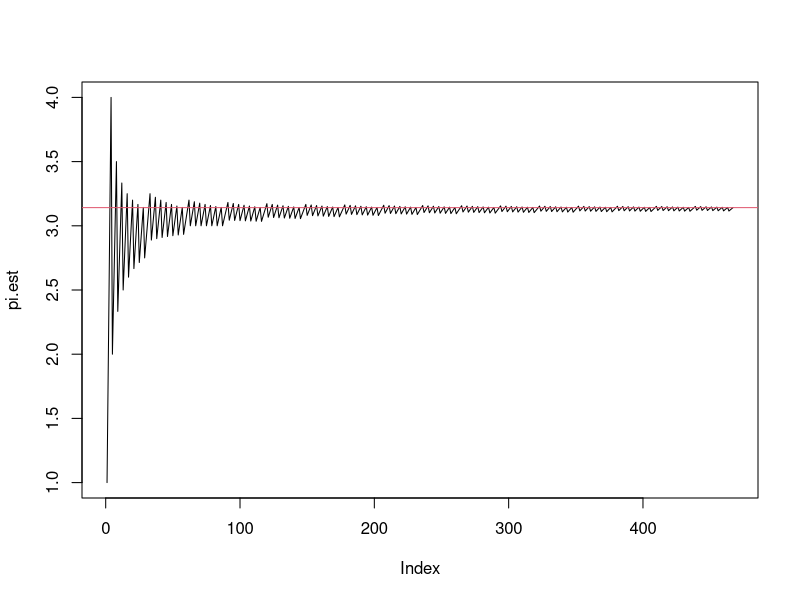
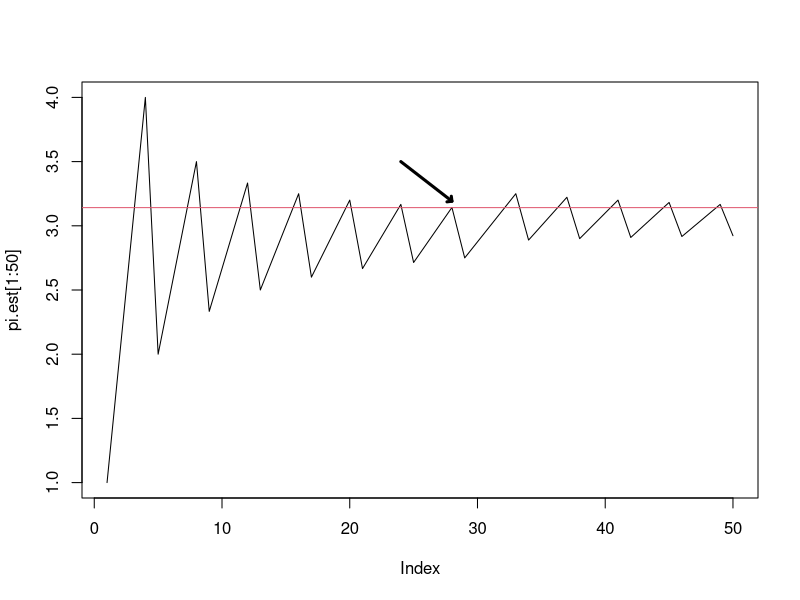
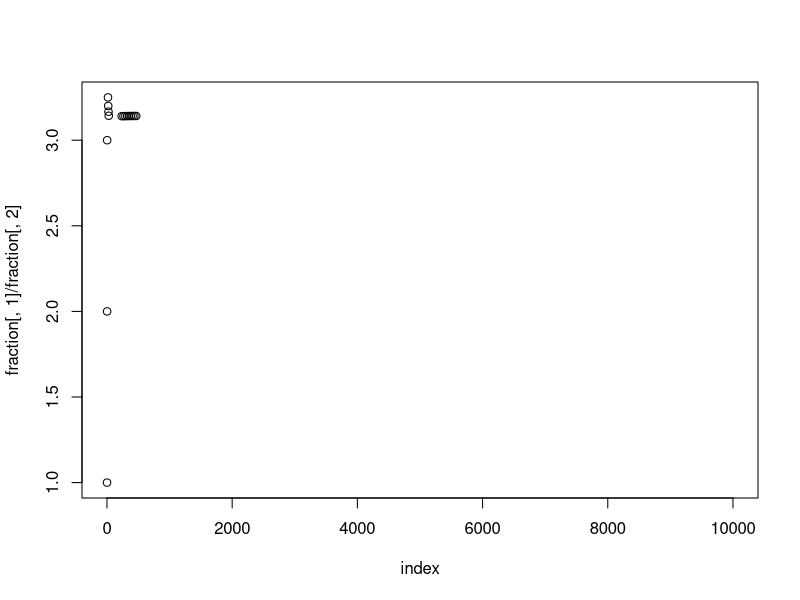
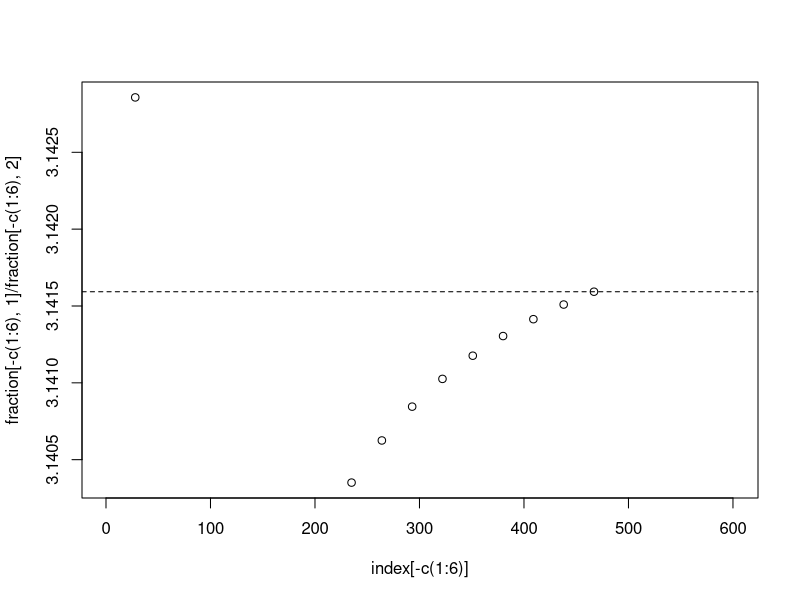
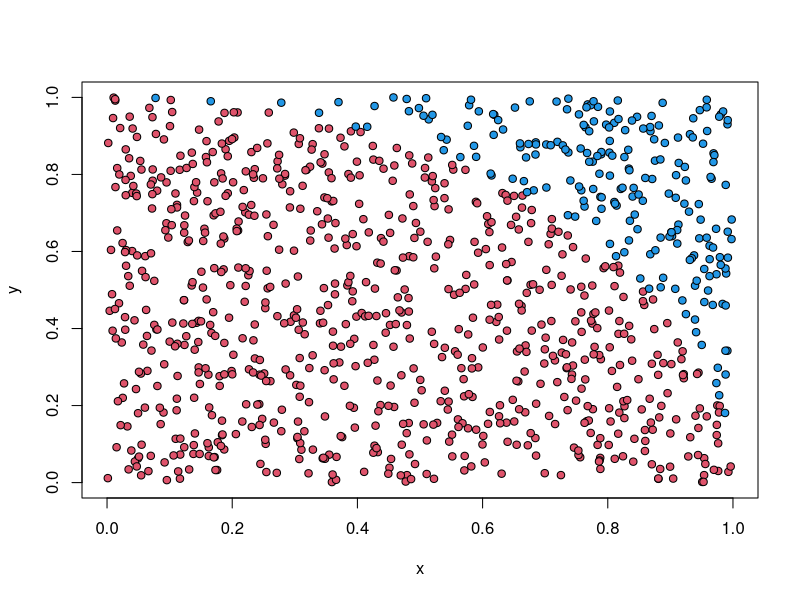
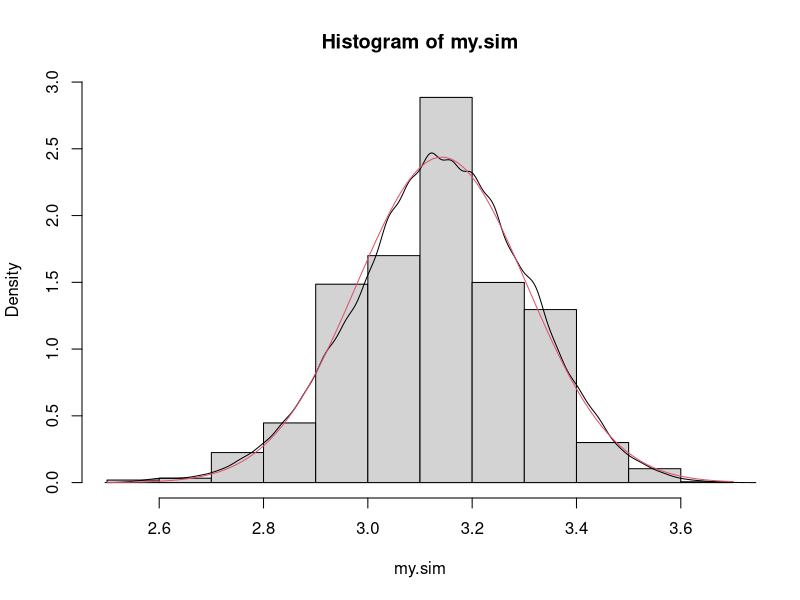

Recreate these plots in R, in order.
## sect 1
n <- d <- 1
pi.est <- n/d
eps <- 1e-6

while(abs(pi.est - pi) > eps) {
  if(pi.est < pi) n <- n + 1 else d <- d + 1
  pi.est <- n/d
}

c(n,d)
pi.est

## plot
n <- d <- 1
pi.est <- n/d
eps <- 1e-6

while(abs(pi.est[length(pi.est)] - pi) > eps) {
  if(pi.est[length(pi.est)] < pi) n <- n + 1 else d <- d + 1
  pi.est <- c(pi.est, n/d)
}

plot(pi.est, type = "l")
abline(h = pi, col = 2)

plot(pi.est[1:50], type="l")
abline(h = pi, col=2)
arrows(24,3.5,28,pi+0.05, code=2, length=0.05, angle=45, lwd=3)

## keep iterating
n <- d <- 1
pi.est <- n/d
fraction <- rbind(c(n,d))
i <- 1
max.iter <- 10000
index <- i

while(i < max.iter) {
  i <- i + 1
  if(pi.est[length(pi.est)] < pi) n <- n + 1 else d <- d + 1
  pi.est <- c(pi.est, n/d)
  dif <- abs(fraction[nrow(fraction),1]/fraction[nrow(fraction),2] - pi)
  newdif <- abs(n/d - pi)
  if(newdif < dif) {
    fraction <- rbind(fraction, c(n,d))
    cat("Iteration: ", i,
        "   Fraction: ", n, "/", d,
        "\n", sep = "")
    index <- c(index, i)
  }
}

plot(index, fraction[,1]/fraction[,2], xlim = c(1, max.iter))
plot(index[-c(1:6)], fraction[-c(1:6),1]/fraction[-c(1:6),2], xlim = c(1, 600))
abline(h = pi, lty = 2)

## sect 2
n <- 1000

x <- runif(n)
y <- runif(n)

xy <- cbind(x, y)
d <- apply(xy, 1, function(a) sqrt(sum(a^2)))

pi.est <- 4*sum(d < 1)/n
pi.est

plot(xy[d < 1,], xlim = c(0,1), ylim = c(0,1), pch = 21, bg = 2)
points(xy[d > 1,], pch = 21, bg = 4)

## wrapping into a function
sim.pi.est <- function(n) {
  x <- runif(n)
  y <- runif(n)
  xy <- cbind(x, y)
  d <- apply(xy, 1, function(a) sqrt(sum(a^2)))
  pi.est <- 4*sum(d < 1)/n
  return(list(pi.est = pi.est, xy = xy))
}

replicate(10, sim.pi.est(1000)$pi.est)
replicate(10, sim.pi.est(10000)$pi.est)
replicate(10, sim.pi.est(100000)$pi.est)

my.sim <- sim.pi.est(1e6)
print(my.sim$pi.est, digits = 7)
print(pi, digits = 7)

my.sim <- replicate(10000, sim.pi.est(100)$pi.est)
hist(my.sim, prob = TRUE)
lines(density(my.sim))
curve(dnorm(x, mean(my.sim), sd(my.sim)), add = TRUE, col = 2)
print(mean(my.sim), digits = 7)
print(pi, digits = 7)

# Buffon's Needle
buffon  <- function(n, # number of samples
                    l, # needle length
                    t  # line width
                    ) {
  if(l >= t) stop("The length of the needle must be shorter than the spacing of the lines")
  
  # Sample the location of the needle's centre.
  x     <- runif(n, min = 0, max = t  / 2)
  
  # Sample the angle of the needle wit respect to the lines
  theta <- runif(n, min = 0, max = pi / 2)
  
  # Does the needle cross a line?
  cross <- x <= l / 2  * sin(theta)
  
  # Estimate pi
  pi    <- (2 * l / (t * cumsum(cross))) * (1:n)
  pi    <- pi[is.finite(pi)]
  return(pi[length(pi)])
}
buffon(1000000, 1, 2)

# Obtain 1000 samples, each using 100000 needles
# and compute the median and a 95% credible interval
estimates <- replicate(1000, buffon(100000, 1, 2))
#hist(estimates)
#abline(v=pi, col="red", lty=2)
quantile(estimates, c(0.025, 0.5, 0.975))
#